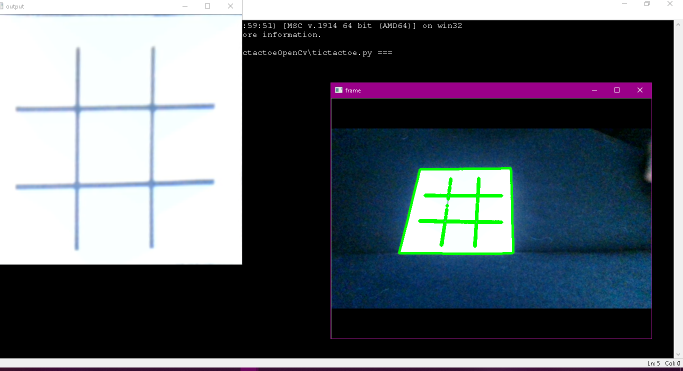
#> input picture opencv/tictactoeOpenCV/tictactoeOpenCV-master/1.png, 1365 x 741 px, given in place of the camera (shown at 1/2 size)
$ python tictactoe.py   (older library calls are emulated)
#> lines starting #> are read from the running program, lines starting #| are printed output that depends on the picture; after the words box and inside, x2 and y2 are one past the last pixel; in counts of white or black regions, pixels touching at a corner belong together
### opencv/tictactoeOpenCV/tictactoeOpenCV-master/play.py
#
# Jogo da Velha utilizando Visao Computacional e Realidade aumentada.
# Definicao de funcoes auxiliares
#

import numpy as np


# Funcao que verifica se e o fim do jogo.
def won(tabuleiro):
    if (tabuleiro[0] == tabuleiro[1] == tabuleiro[2] == 0):
        return 1
    elif (tabuleiro[0] == tabuleiro[3] == tabuleiro[6] == 0):
        return 1
    elif (tabuleiro[6] == tabuleiro[7] == tabuleiro[8] == 0):
        return 1
    elif (tabuleiro[2] == tabuleiro[5] == tabuleiro[8] == 0):
        return 1
    elif (tabuleiro[3] == tabuleiro[4] == tabuleiro[5] == 0):
        return 1
    elif (tabuleiro[1] == tabuleiro[4] == tabuleiro[7] == 0):
        return 1
    elif (tabuleiro[0] == tabuleiro[4] == tabuleiro[8] == 0):
        return 1
    elif (tabuleiro[2] == tabuleiro[4] == tabuleiro[6] == 0):
        return 1

    elif (tabuleiro[0] == tabuleiro[1] == tabuleiro[2] == 1):
        return 2
    elif (tabuleiro[0] == tabuleiro[3] == tabuleiro[6] == 1):
        return 2
    elif (tabuleiro[6] == tabuleiro[7] == tabuleiro[8] == 1):
        return 2
    elif (tabuleiro[2] == tabuleiro[5] == tabuleiro[8] == 1):
        return 2
    elif (tabuleiro[3] == tabuleiro[4] == tabuleiro[5] == 1):
        return 2
    elif (tabuleiro[1] == tabuleiro[4] == tabuleiro[7] == 1):
        return 2
    elif (tabuleiro[0] == tabuleiro[4] == tabuleiro[8] == 1):
        return 2
    elif (tabuleiro[2] == tabuleiro[4] == tabuleiro[6] == 1):
        return 2

    else:
        if -1 not in tabuleiro:
            return 3
        else:
            return 0


# Realiza um movimento em uma posicao livre no tabuleiro.
def move(tabuleiro, posicao, peca):
    if tabuleiro[posicao] == -1:
        tabuleiro[posicao] = peca


# funcao para localizar os cantos do tabuleiro.
def canto(y1, x1, y2, x2, y3, x3, y4, x4, h, w, k):
    if k == "TL":
        yc, xc = 0, 0
    if k == "TR":
        yc, xc = 0, w
    if k == "BL":
        yc, xc = h, 0
    if k == "BR":
        yc, xc = h, w

    d1 = np.sqrt(np.power(y1-yc,2)+ np.power(x1-xc,2))
    d2 = np.sqrt(np.power(y2-yc,2)+ np.power(x2-xc,2))
    d3 = np.sqrt(np.power(y3-yc,2)+ np.power(x3-xc,2))
    d4 = np.sqrt(np.power(y4-yc,2)+ np.power(x4-xc,2))
    d = [d1,d2,d3,d4]

    if min(d) == d1:
        return 0
    if min(d) == d2:
        return 1
    if min(d) == d3:
        return 2
    if min(d) == d4:
        return 3


# funcao utilizada para ordenar os pontos do tabuleiro.
# Utilizada para auxiliar na transformacao de perspectiva.
def ordena(aprox, shape):
    ord = np.copy(aprox)
    h,w = shape

    y1,x1 = aprox[0][0][0],aprox[0][0][1]
    y2,x2 = aprox[1][0][0],aprox[1][0][1]
    y3,x3 = aprox[2][0][0],aprox[2][0][1]
    y4,x4 = aprox[3][0][0],aprox[3][0][1]

    TL = canto(y1, x1, y2, x2, y3, x3, y4, x4, h, w, "TL")
    TR = canto(y1, x1, y2, x2, y3, x3, y4, x4, h, w, "TR")
    BL = canto(y1, x1, y2, x2, y3, x3, y4, x4, h, w, "BL")
    BR = canto(y1, x1, y2, x2, y3, x3, y4, x4, h, w, "BR")

    ord[1] = aprox[TL]
    ord[3] = aprox[TR]
    ord[0] = aprox[BL]
    ord[2] = aprox[BR]

    return ord

### opencv/tictactoeOpenCV/tictactoeOpenCV-master/tictactoe.py
#
#
# Jogo da Velha utilizando Visao Computacional e Realidade aumentada.
#
#


import numpy as np
import cv2
import play
from random import randint
from time import sleep, time


# Marca o inicio do programa. Utilizado para o temporizador.
inicial = time()


# Captura pelo a webcam
cap = cv2.VideoCapture(0)
tamanho = (500, 500) # tamanho da imagem de output
pts2 = np.float32([[0,0], [tamanho[1], 0], [0, tamanho[0]], [tamanho[1], tamanho[0]]])


# Tabuleiros vazios. -1 representa um espaco vazio.
tabuleiro = [-1,-1,-1,-1,-1,-1,-1,-1,-1]
tabuleiro2 = [False, False, False, False, False, False, False, False, False]
escolhas = []


# Loop de captura da webcam, o loop termina com o fim do jogo.
while(cap.isOpened() and play.won(tabuleiro) == 0):
	ret, img = cap.read()
#> img is the input picture: shape (741, 1365, 3); mean B, G, R 108, 100.5, 93.9

	if ret==True:
		imgray = cv2.cvtColor(img, cv2.COLOR_BGR2GRAY)	# tranforma a imagem para niveis de cinza.
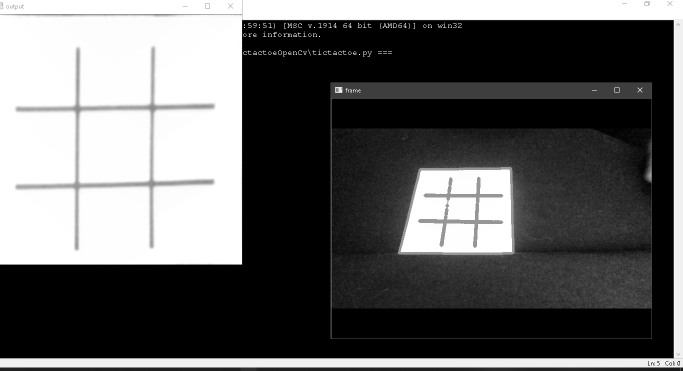
#> imgray: shape (741, 1365) (shown at 1/2 size); min 0, max 255, mean 99.5
		ret2,thresh = cv2.threshold(imgray,170,255,0)	# faz o threshold da imagem em niveis de cinza.
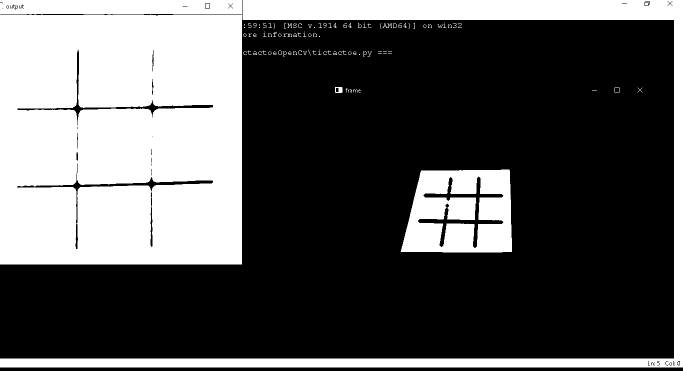
#> thresh: shape (741, 1365) (shown at 1/2 size); 34.8% white; 106 white regions (59 under 20 px)
		image, contours, hierarchy = cv2.findContours(thresh,cv2.RETR_TREE,cv2.CHAIN_APPROX_SIMPLE)	# Procura o contornos
#> contours = 234 contours, 175 with area under 20; largest, box (x1, y1, x2, y2) and area: (0, 29, 484, 529) 240852, (0, 0, 1365, 735) 68318, (801, 339, 1024, 505) 32504, (0, 0, 484, 28) 13032, (835, 352, 1008, 497) 4688


		for i in range(len(contours)):
			area = cv2.contourArea(contours[i]) # Area de contorno
#> area = 32504
			aprox = cv2.approxPolyDP(contours[i], 0.02 * cv2.arcLength(contours[i], True), True)
#> aprox = [[1018, 339], [842, 341], [801, 503], [1023, 503]]

			# Verifica se e um rentangulo
			if area > 10000 and len(aprox) == 4:
				aprox = play.ordena(aprox, img.shape[:2])
#> in ordena, `y1,x1 = aprox[0][0][0],aprox[0][0][1]`: y1 = 1018; x1 = 339
#> in ordena, `y2,x2 = aprox[1][0][0],aprox[1][0][1]`: y2 = 842; x2 = 341
#> in ordena, `y3,x3 = aprox[2][0][0],aprox[2][0][1]`: y3 = 801; x3 = 503
#> in ordena, `y4,x4 = aprox[3][0][0],aprox[3][0][1]`: y4 = 1023; x4 = 503
#> in canto, `d1 = np.sqrt(np.power(y1-yc,2)+ np.power(x1-xc,2))`: d1 = 1073
#> in canto, `d2 = np.sqrt(np.power(y2-yc,2)+ np.power(x2-xc,2))`: d2 = 908.4
#> in canto, `d3 = np.sqrt(np.power(y3-yc,2)+ np.power(x3-xc,2))`: d3 = 945.8
#> in canto, `d4 = np.sqrt(np.power(y4-yc,2)+ np.power(x4-xc,2))`: d4 = 1140
#> in canto, `d = [d1,d2,d3,d4]`: d = [1073, 908.4, 945.8, 1140]
#> in ordena, `TL = canto(y1, x1, y2, x2, y3, x3, y4, x4, h, w, "TL")`: TL = 1
#> in ordena, `TR = canto(y1, x1, y2, x2, y3, x3, y4, x4, h, w, "TR")`: TR = 2
#> in ordena, `BL = canto(y1, x1, y2, x2, y3, x3, y4, x4, h, w, "BL")`: BL = 1
#> in ordena, `BR = canto(y1, x1, y2, x2, y3, x3, y4, x4, h, w, "BR")`: BR = 2
#> aprox = [[842, 341], [842, 341], [801, 503], [801, 503]]
				pts1 = np.float32([\
					[aprox[0][0][0], aprox[0][0][1]],\
					[aprox[1][0][0], aprox[1][0][1]],\
					[aprox[2][0][0], aprox[2][0][1]],\
					[aprox[3][0][0], aprox[3][0][1]] ])
#> pts1 = [[842, 341], [842, 341], [801, 503], [801, 503]]
				M = cv2.getPerspectiveTransform(pts1,pts2)	# Transformacao de perspectiva
#> M = [[-0.00108, -0.000273, 1], [2.23e-05, 5.65e-06, -0.0207], [2.75e-06, 6.97e-07, -0.00256]]

				dst = cv2.warpPerspective(img, M, (tamanho[1], tamanho[0]))
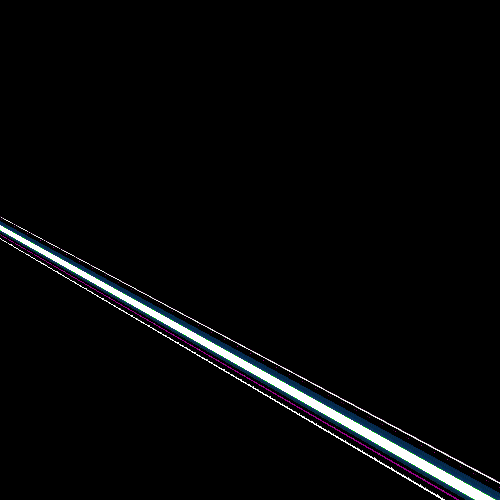
#> dst: shape (500, 500, 3); mean B, G, R 7.4, 6.6, 6.1
				template = cv2.imread('x.png', 0)	# le o a imagem usada como template para o match.
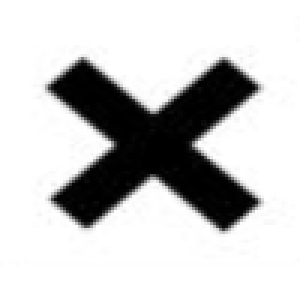
#> input picture opencv/tictactoeOpenCV/tictactoeOpenCV-master/x.png, 100 x 100 px (shown 3 times larger)
#> template is the input picture: shape (100, 100); min 0, max 255, mean 200.5
				# redimensiona o modelo para 25% do tamanho da imagem do tabuleiro.
				template = cv2.resize(template, dsize=(img.shape[0] // 4, img.shape[1] // 4))
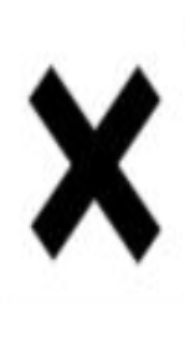
#> template: shape (341, 185); min 0, max 255, mean 200.4
				w, h = template.shape[::-1]
#> w = 185; h = 341
				im_gray = cv2.cvtColor(dst, cv2.COLOR_BGR2GRAY)
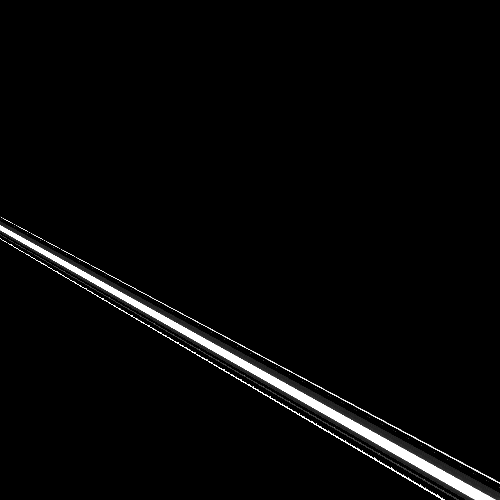
#> im_gray: shape (500, 500); min 0, max 255, mean 6.5
				res = cv2.matchTemplate(im_gray, template, cv2.TM_CCOEFF_NORMED)
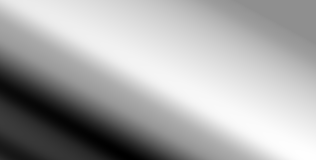
#> res: shape (160, 316) float32; min -0.16, max 0.125, mean 0.0293; drawn with min black and max white
				threshold = 0.4 	# limiar
				loc = np.where(res >= threshold)
#> loc = (empty array, empty array)

				# Temporizador
				# Caso o jogador humano não inicie a jogada em 10 segundos o computador iniciara.
				if int(time() - inicial) == 10 and 1 not in tabuleiro:
					aux = randint(0, 8)
					escolhas.append(aux)
					inicial = 0

				for pt in zip(*loc[::-1]):
					# desenha um retangulo vermelha nas regioes que dao match com o template.
					cv2.rectangle(dst, (pt[0]+20,pt[1]+20), (pt[0] + w-20, pt[1] + h-20), (0, 0, 255), 0)

					#
					#	Dependendo da regiao identificada marca-se na sua respectiva posicao na matriz que representa o tabuleiro.
					#
					if img.shape[0]//6 - 50 < pt[0] +w/2 < img.shape[0]//6 + 50 and img.shape[1]//8 - 50 < pt[1]+h/2 < img.shape[1]//8 + 50 and tabuleiro2[0] == False:
						play.move(tabuleiro, 0, 1)
						tabuleiro2[0] = True
						if play.won(tabuleiro) == 0:
							aux = randint(0,8)
							while(tabuleiro2[aux] != False):
								aux = randint(0, 8)
							escolhas.append(aux)
					elif img.shape[0]//6 -50 < pt[0]+w/2 < img.shape[0]//6 + 50 and 3*img.shape[1]//8 - 50 < pt[1]+h/2< 3*img.shape[1]//8 +50 and tabuleiro2[3] == False:
						play.move(tabuleiro, 3, 1)
						tabuleiro2[3] = True
						if play.won(tabuleiro) == 0:
							aux = randint(0,8)
							while(tabuleiro2[aux] != False):
								aux = randint(0, 8)
							escolhas.append(aux)
					elif img.shape[0]//6 - 50 < pt[0] +w/2< img.shape[0]//6 + 50 and 5*img.shape[1]//8 - 50 < pt[1]+h/2< 5*img.shape[1]//8 +50 and tabuleiro2[6] == False:
						play.move(tabuleiro, 6, 1)
						tabuleiro2[6] = True
						if play.won(tabuleiro) == 0:
							aux = randint(0,8)
							while(tabuleiro2[aux] != False):
								aux = randint(0, 8)
							escolhas.append(aux)
					elif 3*img.shape[0]//6 - 50 < pt[0] +w/2< 3*img.shape[0]//6 + 50 and img.shape[1]//8 - 50< pt[1] +h/2<img.shape[1]//8 +50 and tabuleiro2[1] == False:
						play.move(tabuleiro, 1, 1)
						tabuleiro2[1] = True
						if play.won(tabuleiro) == 0:
							aux = randint(0,8)
							while(tabuleiro2[aux] != False):
								aux = randint(0, 8)
							escolhas.append(aux)
					elif 3*img.shape[0]//6 - 50 < pt[0] +w/2< 3 * img.shape[0]// 6 +50 and 3*img.shape[1]//8 - 50 < pt[1] +h/2< 3* img.shape[1]//8 +50 and tabuleiro2[4] == False:
						play.move(tabuleiro, 4, 1)
						tabuleiro2[4] = True
						if play.won(tabuleiro) == 0:
							aux = randint(0,8)
							while(tabuleiro2[aux] != False):
								aux = randint(0, 8)
							escolhas.append(aux)
					elif 3*img.shape[0]//6 - 50 < pt[0] +w/2<3*img.shape[0]//6  +50 and 5*img.shape[1]// 8 - 50 < pt[1] +h/2< 5*img.shape[1]//8 +50 and tabuleiro2[7] == False:
						play.move(tabuleiro, 7, 1)
						tabuleiro2[7] = True
						if play.won(tabuleiro) == 0:
							aux = randint(0,8)
							while(tabuleiro2[aux] != False):
								aux = randint(0, 8)
							escolhas.append(aux)
					elif 5*img.shape[0]//6 - 50 < pt[0] +w/2< 5*img.shape[0]//6 +50 and img.shape[1]//8 - 50 < pt[1] +h/2< img.shape[1]//8 +50 and tabuleiro2[2] == False:
						play.move(tabuleiro, 2, 1)
						tabuleiro2[2] = True
						if play.won(tabuleiro) == 0:
							aux = randint(0,8)
							while(tabuleiro2[aux] != False):
								aux = randint(0, 8)
							escolhas.append(aux)
					elif 5*img.shape[0]//6 - 50 < pt[0] +w/2< 5*img.shape[0]//6 +50 and 3*img.shape[1]//8 - 50 < pt[1] +h/2< 3*img.shape[1]//8 + 50 and tabuleiro2[5] == False:
						play.move(tabuleiro, 5, 1)
						tabuleiro2[5] = True
						if play.won(tabuleiro) == 0:
							aux = randint(0,8)
							while(tabuleiro2[aux] != False):
								aux = randint(0, 8)
							escolhas.append(aux)
					elif 5*img.shape[0]//6 - 50 < pt[0] +w/2< 5*img.shape[0]//6 +50 and 5* img.shape[1]//8 - 50 < pt[1] +h/2< 5*img.shape[1]//8 +50 and tabuleiro2[8] == False:
						play.move(tabuleiro, 8, 1)
						tabuleiro2[8] = True
						if play.won(tabuleiro) == 0:
							aux = randint(0,8)
							while(tabuleiro2[aux] != False):
								aux = randint(0, 8)
							escolhas.append(aux)
#> this loop made 0 passes
#> after the loop, escolhas = []; tabuleiro2 = [False, False, False, False, False, False, False, False, False]


				#
				# Para cada escolha do computador e desenhado circulo nas suas repectivas regioes a cada frame.
				#
				for escolha in escolhas:
					if escolha == 0:
						cv2.circle(dst, (img.shape[0] // 6, img.shape[1] // 8), 50, (255, 0, 0), 4)
						play.move(tabuleiro, escolha, 0)
						tabuleiro2[0] = True
					elif escolha == 3:
						cv2.circle(dst, (img.shape[0] // 6, 3 * img.shape[1] // 8), 50, (255, 0, 0), 4)
						play.move(tabuleiro, escolha, 0)
						tabuleiro2[3] = True
					elif escolha == 6:
						cv2.circle(dst, (img.shape[0] // 6, 5 * img.shape[1] // 8), 50, (255, 0, 0), 4)
						play.move(tabuleiro, escolha, 0)
						tabuleiro2[6] = True
					elif escolha == 1:
						cv2.circle(dst, (3 * img.shape[0] // 6, img.shape[1] // 8), 50, (255, 0, 0), 4)
						play.move(tabuleiro, escolha, 0)
						tabuleiro2[1] = True
					elif escolha == 4:
						cv2.circle(dst, (3 * img.shape[0] // 6, 3 * img.shape[1] // 8), 50, (255, 0, 0), 4)
						play.move(tabuleiro, escolha, 0)
						tabuleiro2[4] = True
					elif escolha == 7:
						cv2.circle(dst, (3 * img.shape[0] // 6, 5 * img.shape[1] // 8), 50, (255, 0, 0), 4)
						play.move(tabuleiro, escolha, 0)
						tabuleiro2[7] = True
					elif escolha == 2:
						cv2.circle(dst, (5 * img.shape[0] // 6, img.shape[1] // 8), 50, (255, 0, 0), 4)
						play.move(tabuleiro, escolha, 0)
						tabuleiro2[2] = True
					elif escolha == 5:
						cv2.circle(dst, (5 * img.shape[0] // 6, 3 * img.shape[1] // 8), 50, (255, 0, 0), 4)
						play.move(tabuleiro, escolha, 0)
						tabuleiro2[5] = True
					elif escolha == 8:
						cv2.circle(dst, (5 * img.shape[0] // 6, 5 * img.shape[1] // 8), 50, (255, 0, 0), 4)
						play.move(tabuleiro, escolha, 0)
						tabuleiro2[8] = True

				# Escrita do resultado sobre a imagem do tabuleiro.
				fonte = cv2.FONT_HERSHEY_SIMPLEX
#> fonte = 0
				if play.won(tabuleiro) == 1:
					cv2.putText(dst, 'Voce perdeu!!!', (125, 250), fonte, 1, (0, 0, 0), 2, cv2.LINE_AA)
				elif play.won(tabuleiro) == 2:
					cv2.putText(dst, 'Voce ganhou!!!', (125, 250), fonte, 1, (0, 0, 0), 2, cv2.LINE_AA)
				elif play.won(tabuleiro) == 3:
					cv2.putText(dst, 'Deu Velha!!!', (125, 250), fonte, 1, (0, 0, 0), 2, cv2.LINE_AA)
				cv2.imshow("output", dst)


		cv2.imshow("th",thresh)
		cv2.imshow('frame', img)
	if cv2.waitKey(1) == 32:
#> (key Esc is pressed here)
		break

# Com o fim do jogo espera-se 3 segundos para fechar a janela.
sleep(3)
cv2.imshow('frame', img)
